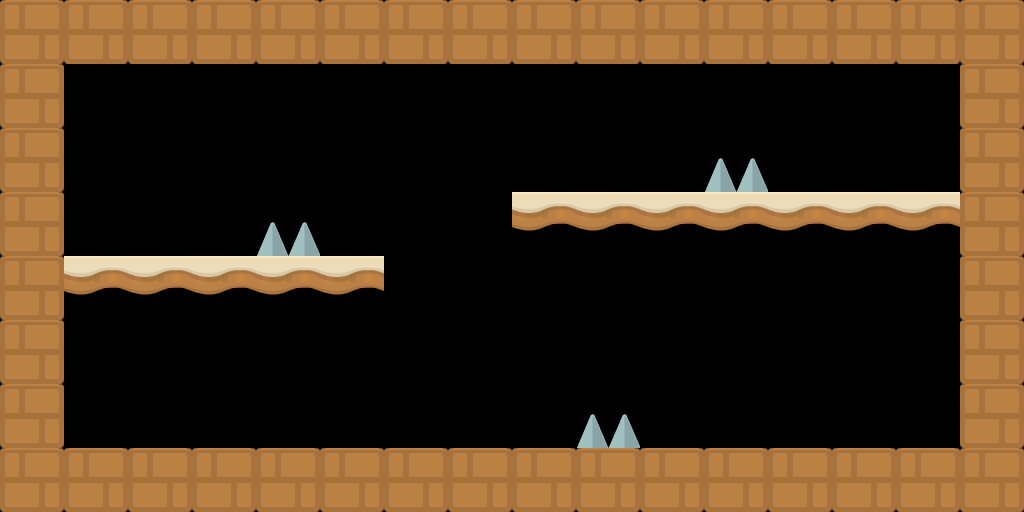

Tiled map render using the project's own tile images. Description and the whole map definition, tile-layer contents included, below:
An orthogonal 16x8 tile map with 64x64 px tiles, 2 tile layers (baselayer, spikes).

<map version="1.0" tiledversion="1.1.5" orientation="orthogonal" renderorder="right-down" width="16" height="8" tilewidth="64" tileheight="64" infinite="0" nextobjectid="1">
 <tileset firstgid="1" name="tileset" tilewidth="64" tileheight="64" tilecount="3" columns="3">
  <image source="tileset.png" width="192" height="64" />
  <tile id="0">
   <properties>
    <property name="collidable" type="bool" value="true" />
    <property name="hurtful" type="bool" value="false" />
   </properties>
  </tile>
  <tile id="1">
   <properties>
    <property name="collidable" type="bool" value="true" />
    <property name="hurtful" type="bool" value="false" />
   </properties>
  </tile>
  <tile id="2">
   <properties>
    <property name="collidable" type="bool" value="false" />
    <property name="hurtful" type="bool" value="true" />
   </properties>
  </tile>
 </tileset>
 <layer name="baselayer" width="16" height="8">
  <data encoding="csv">
2,2,2,2,2,2,2,2,2,2,2,2,2,2,2,2,
2,0,0,0,0,0,0,0,0,0,0,0,0,0,0,2,
2,0,0,0,0,0,0,0,0,0,0,0,0,0,0,2,
2,0,0,0,0,0,0,0,1,1,1,1,1,1,1,2,
2,1,1,1,1,1,0,0,0,0,0,0,0,0,0,2,
2,0,0,0,0,0,0,0,0,0,0,0,0,0,0,2,
2,0,0,0,0,0,0,0,0,0,0,0,0,0,0,2,
2,2,2,2,2,2,2,2,2,2,2,2,2,2,2,2
</data>
 </layer>
 <layer name="spikes" width="16" height="8">
  <data encoding="csv">
0,0,0,0,0,0,0,0,0,0,0,0,0,0,0,0,
0,0,0,0,0,0,0,0,0,0,0,0,0,0,0,0,
0,0,0,0,0,0,0,0,0,0,0,3,0,0,0,0,
0,0,0,0,3,0,0,0,0,0,0,0,0,0,0,0,
0,0,0,0,0,0,0,0,0,0,0,0,0,0,0,0,
0,0,0,0,0,0,0,0,0,0,0,0,0,0,0,0,
0,0,0,0,0,0,0,0,0,3,0,0,0,0,0,0,
0,0,0,0,0,0,0,0,0,0,0,0,0,0,0,0
</data>
 </layer>
</map>
